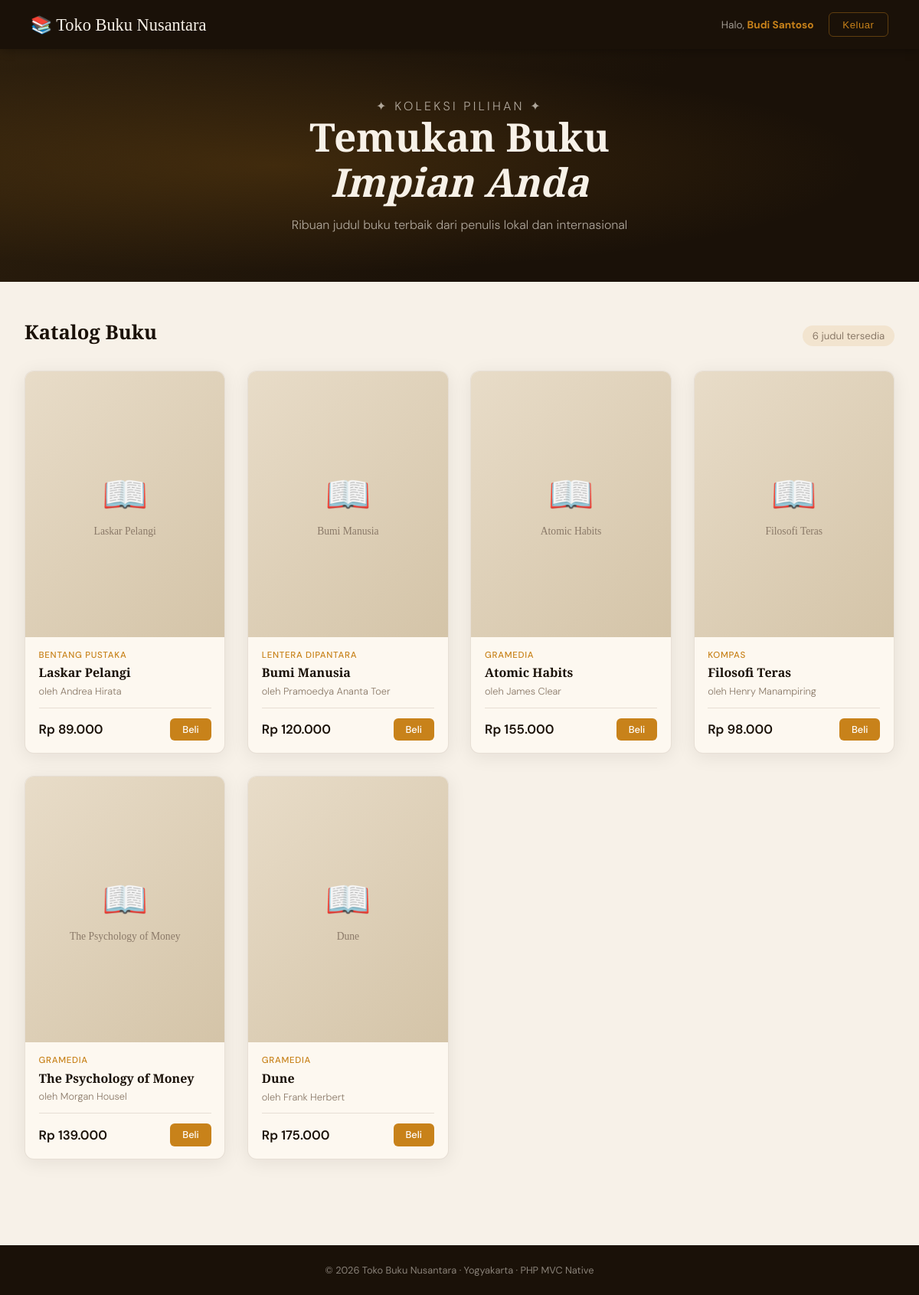
Page /index.php (signed in) on the committed database.
### tables this page shows
CREATE TABLE IF NOT EXISTS buku (
    id         INT AUTO_INCREMENT PRIMARY KEY,
    judul      VARCHAR(200)   NOT NULL,
    penulis    VARCHAR(150)   NOT NULL,
    penerbit   VARCHAR(150)   NOT NULL,
    harga      DECIMAL(12, 2) NOT NULL,
    stok       INT            NOT NULL DEFAULT 0,
    cover_url  VARCHAR(500)   NULL,         
    deskripsi  TEXT           NULL,
    created_at TIMESTAMP DEFAULT CURRENT_TIMESTAMP,
    updated_at TIMESTAMP DEFAULT CURRENT_TIMESTAMP ON UPDATE CURRENT_TIMESTAMP
);

### controllers/UserController.php (called while the page is built, shortened)
<?php
require_once __DIR__ . '/../models/Buku.php';
class UserController {
    private Buku $bukuModel;
    public function __construct() {
        $this->bukuModel = new Buku();
    }
    public function handle(): void {
        $daftar_buku = $this->bukuModel->readAll();
        require_once __DIR__ . '/../views/user_toko.php';
    }
}

### index.php (called while the page is built, shortened)
<?php
require_once __DIR__ . '/controllers/UserController.php';
$controller = new UserController();
$controller->handle();

### models/Buku.php (called while the page is built, shortened)
<?php
require_once __DIR__ . '/../config/Database.php';
class Buku {
    private PDO $db;
    private string $table = 'buku';
    public function __construct() {
        $database = new Database();
        $this->db = $database->getConnection();
    }
    public function readAll(): array {
        $stmt = $this->db->query(
            "SELECT * FROM {$this->table} ORDER BY created_at DESC"
        );
        return $stmt->fetchAll();
    }
}

### config/Database.php (called while the page is built)
<?php
class Database {
    private $host     = 'localhost';
    private $db_name  = 'ojokerro_lautanlembardb';
    private $username = 'ojokerro_lautanlembar';
    private $password = 'PeyikNida123';
    private $charset  = 'utf8mb4';
    private $pdo = null;
    public function getConnection(): PDO {
        if ($this->pdo === null) {
            $dsn = "mysql:host={$this->host};dbname={$this->db_name};charset={$this->charset}";
            $options = [
                PDO::ATTR_ERRMODE            => PDO::ERRMODE_EXCEPTION,
                PDO::ATTR_DEFAULT_FETCH_MODE => PDO::FETCH_ASSOC,
                PDO::ATTR_EMULATE_PREPARES   => false,
            ];
            try {
                $this->pdo = new PDO($dsn, $this->username, $this->password, $options);
            } catch (PDOException $e) {
                die("Koneksi Database Gagal: " . $e->getMessage());
            }
        }
        return $this->pdo;
    }
}

### views/user_toko.php (the view, shortened to what this page needs)
<!DOCTYPE html>
<html lang="id">
<head>
</head>
<body>
    <nav>
        <a href="index.php" class="nav-brand">📚 Toko Buku Nusantara</a>
        <div class="nav-user">
            <span class="nav-greeting">Halo, <strong><?= htmlspecialchars($_SESSION['nama']) ?></strong></span>
            <form method="POST" action="logout.php" style="display:inline">
                <button type="submit" class="btn-logout">Keluar</button>
            </form>
        </div>
    </nav>
    <div class="hero">
        <div class="hero-content">
            <p class="hero-subtitle">✦ Koleksi Pilihan ✦</p>
            <h1>Temukan Buku<br><em>Impian Anda</em></h1>
            <p>Ribuan judul buku terbaik dari penulis lokal dan internasional</p>
        </div>
    </div>
    <main>
        <div class="section-header">
            <h2>Katalog Buku</h2>
            <span class="book-count"><?= count($daftar_buku) ?> judul tersedia</span>
        </div>
        <?php if (empty($daftar_buku)): ?>
            <div class="empty-state">
                <span>📦</span>
                <p>Belum ada buku dalam katalog. Silakan hubungi admin.</p>
            </div>
        <?php else: ?>
            <div class="buku-grid">
                <?php foreach ($daftar_buku as $buku): ?>
                    <div class="buku-card">
                        <div class="buku-cover">
                        </div>
                        <div class="buku-info">
                            <p class="buku-penerbit"><?= htmlspecialchars($buku['penerbit']) ?></p>
                            <h3 class="buku-judul"><?= htmlspecialchars($buku['judul']) ?></h3>
                            <p class="buku-penulis">oleh <?= htmlspecialchars($buku['penulis']) ?></p>
                            <div class="buku-footer">
                                <span class="buku-harga">
                                    Rp <?= number_format($buku['harga'], 0, ',', '.') ?>
                                </span>
                                <button
                                    class="btn-beli"
                                    <?= $buku['stok'] <= 0 ? 'disabled' : '' ?>
                                    onclick="alert('Fitur pembelian segera hadir! 🛒')"
                                >
                                    <?= $buku['stok'] > 0 ? 'Beli' : 'Habis' ?>
                                </button>
                            </div>
                        </div>
                    </div>
                <?php endforeach; ?>
            </div>
        <?php endif; ?>
    </main>
    <footer>
        <p>© <?= date('Y') ?> Toko Buku Nusantara · Yogyakarta · PHP MVC Native</p>
    </footer>
</body>
</html>

### views/user_toko.php (style rules this page uses)
*, *::before, *::after { box-sizing: border-box; margin: 0; padding: 0; }
:root { --ink: #1a1108; --cream: #f7f1e8; --amber: #c8821a; --amber-lt: rgba(200,130,26,0.12); --paper: #fdf8f0; --warm-gray: #8a7968; --border: rgba(138,121,104,0.2); --shadow: 0 4px 24px rgba(26,17,8,0.08); }
body { background: var(--cream); font-family: 'DM Sans', sans-serif; color: var(--ink); min-height: 100vh; }
nav { background: var(--ink); padding: 0 2.5rem; display: flex; justify-content: space-between; align-items: center; height: 64px; position: sticky; top: 0; z-index: 100; box-shadow: 0 2px 12px rgba(0,0,0,0.3); }
.nav-brand { font-family: 'Playfair Display', serif; font-size: 1.4rem; color: var(--cream); text-decoration: none; display: flex; align-items: center; gap: 0.6rem; }
.nav-user { display: flex; align-items: center; gap: 1.2rem; }
.nav-greeting { font-size: 0.85rem; color: rgba(247,241,232,0.6); }
.nav-greeting strong { color: var(--amber); }
.btn-logout { padding: 0.45rem 1.1rem; border: 1px solid rgba(200,130,26,0.4); border-radius: 6px; color: var(--amber); text-decoration: none; font-size: 0.82rem; font-weight: 500; letter-spacing: 0.04em; transition: all 0.2s; background: transparent; cursor: pointer; }
.hero { background: linear-gradient(135deg, #2d1f0d 0%, var(--ink) 60%); padding: 4rem 2.5rem; text-align: center; position: relative; overflow: hidden; }
.hero::before { content: ''; position: absolute; inset: 0; background: radial-gradient(ellipse at 30% 50%, rgba(200,130,26,0.18) 0%, transparent 65%); }
.hero-content { position: relative; }
.hero-subtitle { font-size: 0.8rem; letter-spacing: 0.2em; text-transform: uppercase; color: var(--amber); font-weight: 500; margin-bottom: 0.8rem; }
.hero h1 { font-family: 'Playfair Display', serif; font-size: clamp(2rem, 5vw, 3.2rem); color: var(--cream); line-height: 1.15; margin-bottom: 1rem; }
.hero p { color: rgba(247,241,232,0.65); font-size: 1rem; max-width: 500px; margin: 0 auto; font-weight: 300; }
main { max-width: 1200px; margin: 0 auto; padding: 3rem 2rem; }
.section-header { display: flex; align-items: baseline; justify-content: space-between; margin-bottom: 2rem; }
.section-header h2 { font-family: 'Playfair Display', serif; font-size: 1.6rem; color: var(--ink); }
.book-count { font-size: 0.82rem; color: var(--warm-gray); background: var(--amber-lt); padding: 0.3rem 0.8rem; border-radius: 20px; }
.buku-grid { display: grid; grid-template-columns: repeat(auto-fill, minmax(220px, 1fr)); gap: 1.8rem; }
.buku-card { background: var(--paper); border-radius: 12px; overflow: hidden; box-shadow: var(--shadow); border: 1px solid var(--border); transition: transform 0.25s ease, box-shadow 0.25s ease; display: flex; flex-direction: column; }
.buku-cover { aspect-ratio: 3/4; overflow: hidden; background: linear-gradient(135deg, #e8dcc8, #d4c4a8); position: relative; }
.buku-info { padding: 1rem 1.1rem; flex: 1; display: flex; flex-direction: column; }
.buku-penerbit { font-size: 0.72rem; color: var(--amber); letter-spacing: 0.06em; text-transform: uppercase; font-weight: 500; margin-bottom: 0.35rem; }
.buku-judul { font-family: 'Playfair Display', serif; font-size: 1rem; color: var(--ink); line-height: 1.3; margin-bottom: 0.3rem; display: -webkit-box; -webkit-line-clamp: 2; -webkit-box-orient: vertical; overflow: hidden; }
.buku-penulis { font-size: 0.8rem; color: var(--warm-gray); margin-bottom: 0.8rem; font-weight: 300; }
.buku-footer { margin-top: auto; display: flex; align-items: center; justify-content: space-between; padding-top: 0.8rem; border-top: 1px solid var(--border); }
.buku-harga { font-size: 1.05rem; font-weight: 600; color: var(--ink); }
.btn-beli { padding: 0.4rem 1rem; background: var(--amber); color: white; border: none; border-radius: 6px; font-family: 'DM Sans', sans-serif; font-size: 0.8rem; font-weight: 500; cursor: pointer; transition: background 0.2s; }
footer { background: var(--ink); color: rgba(247,241,232,0.5); text-align: center; padding: 1.5rem; font-size: 0.8rem; margin-top: 4rem; }

### rows in the picture
buku: penerbit "BENTANG PUSTAKA", judul "Laskar Pelangi", penulis "Andrea Hirata", harga "89.000", stok "Beli"
buku: penerbit "LENTERA DIPANTARA", judul "Bumi Manusia", penulis "Pramoedya Ananta Toer", harga "120.000", stok "Beli"
buku: penerbit "GRAMEDIA", judul "Atomic Habits", penulis "James Clear", harga "155.000", stok "Beli"
buku: penerbit "KOMPAS", judul "Filosofi Teras", penulis "Henry Manampiring", harga "98.000", stok "Beli"
buku: penerbit "GRAMEDIA", judul "The Psychology of Money", penulis "Morgan Housel", harga "139.000", stok "Beli"
buku: penerbit "GRAMEDIA", judul "Dune", penulis "Frank Herbert", harga "175.000", stok "Beli"

### other values in the picture
$_SESSION['nama'] "Budi Santoso"
count($daftar_buku) "6"
